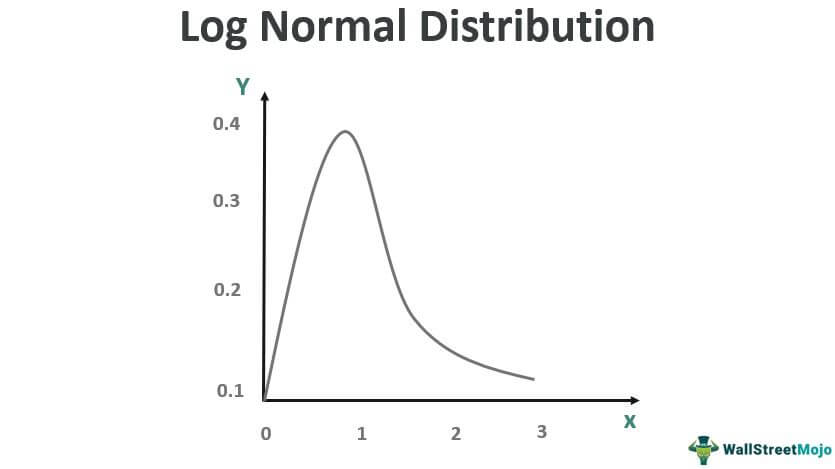
#> input picture Statistics & Probability/Data Distribution/Discrete Distribution/images/lognormal.jpg, 835 x 469 px, found by its file name
$ jupyter execute 'log normal distribution.ipynb'
#> lines starting #> are read from the running program, lines starting #| are printed output that depends on the picture
1. [Log Normal Distribution](#log-normal-distribution)

#### Log Normal Distribution:
- the distribution is right skewed
- applying log to the log normal distribution will result in normal distribution of data

[cell 1]
from PIL import Image
from IPython.display import display

img = Image.open('images/lognormal.jpg')
#> img is the input picture: PIL image 835x469 RGB; mean R, G, B 248.7, 249, 249
new_image = img.resize((550, 240))
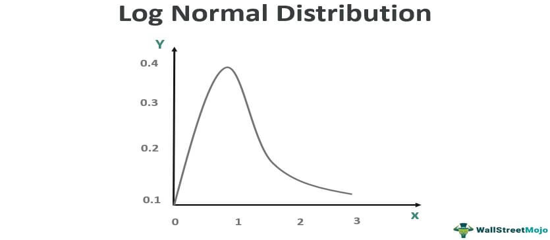
#> new_image: PIL image 550x240 RGB; mean R, G, B 248.7, 249, 248.9
display(new_image)


$ run again, with Statistics & Probability/Data Distribution/Discrete Distribution/images/normal.png saved as Statistics & Probability/Data Distribution/Discrete Distribution/images/lognormal.jpg
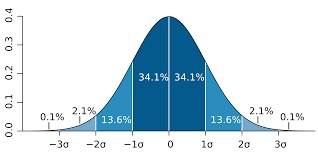
#> input picture Statistics & Probability/Data Distribution/Discrete Distribution/images/normal.png, 318 x 159 px, found by its file name
#> img is the input picture: PIL image 318x159 RGB; mean R, G, B 204.6, 221.5, 231
#> `new_image = img.resize((550, 240))`:
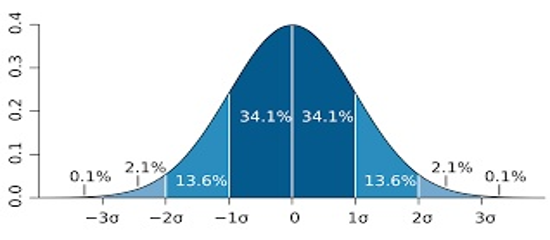
#> new_image: PIL image 550x240 RGB; mean R, G, B 204.5, 221.3, 230.9

$ run again, with Statistics & Probability/Data Distribution/Discrete Distribution/images/pareto_pdf.png saved as Statistics & Probability/Data Distribution/Discrete Distribution/images/lognormal.jpg
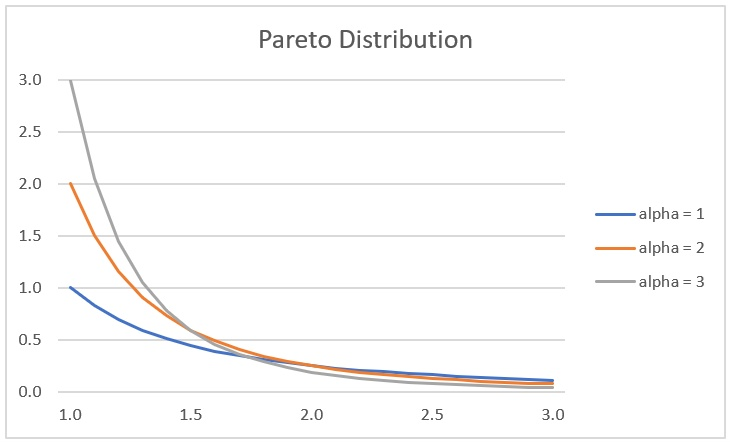
#> input picture Statistics & Probability/Data Distribution/Discrete Distribution/images/pareto_pdf.png, 730 x 442 px, found by its file name
#> img is the input picture: PIL image 730x442 RGB; mean R, G, B 250.7, 250.3, 250.2
#> `new_image = img.resize((550, 240))`:
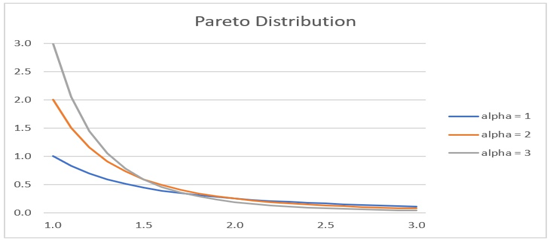
#> new_image: PIL image 550x240 RGB; mean R, G, B 250.6, 250.2, 250.1
